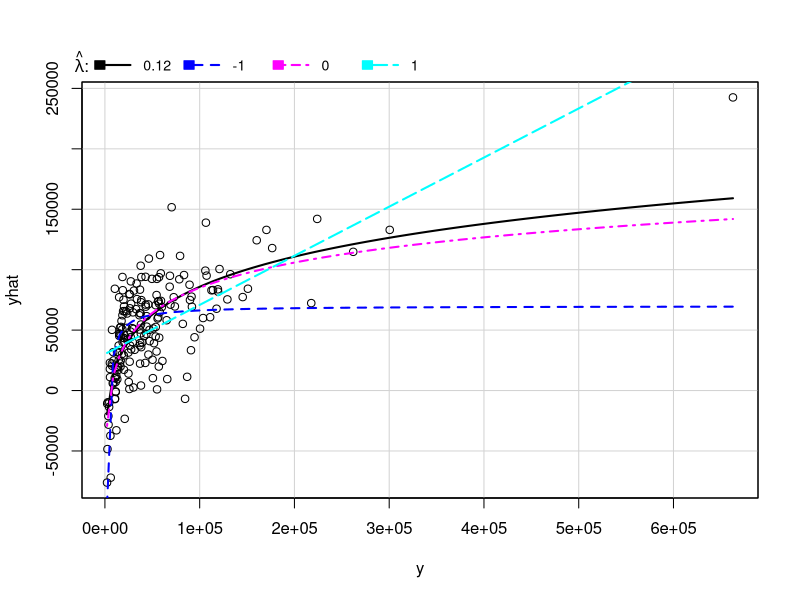
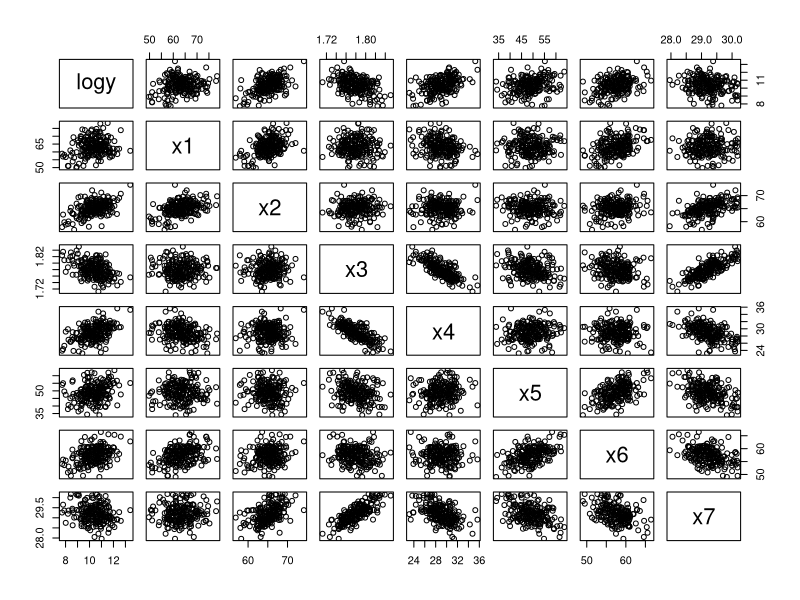
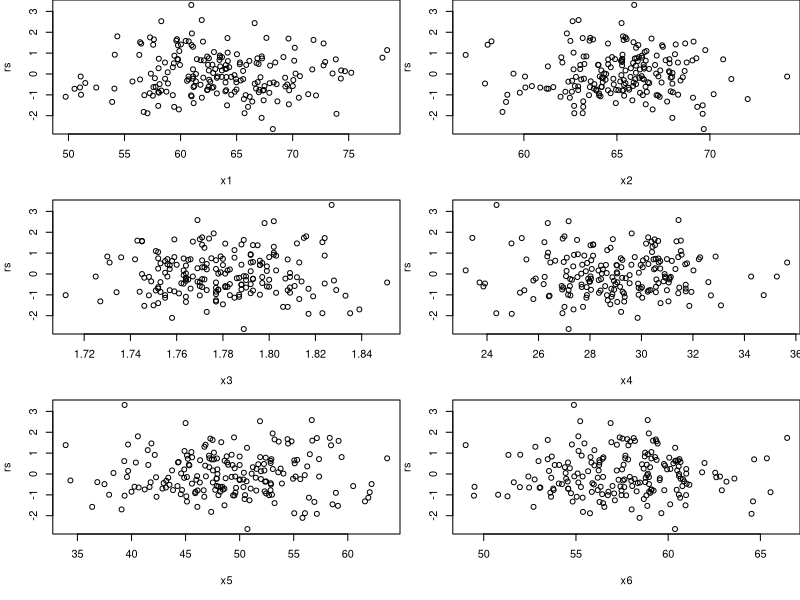
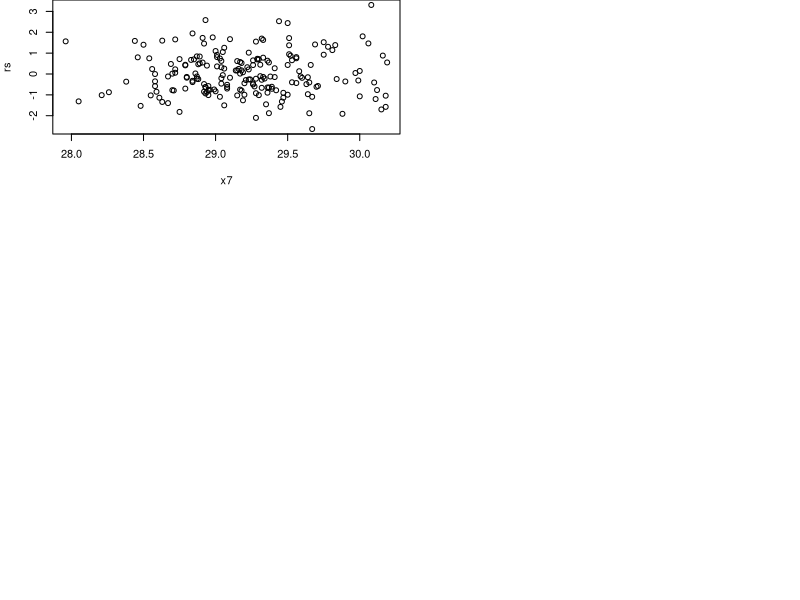
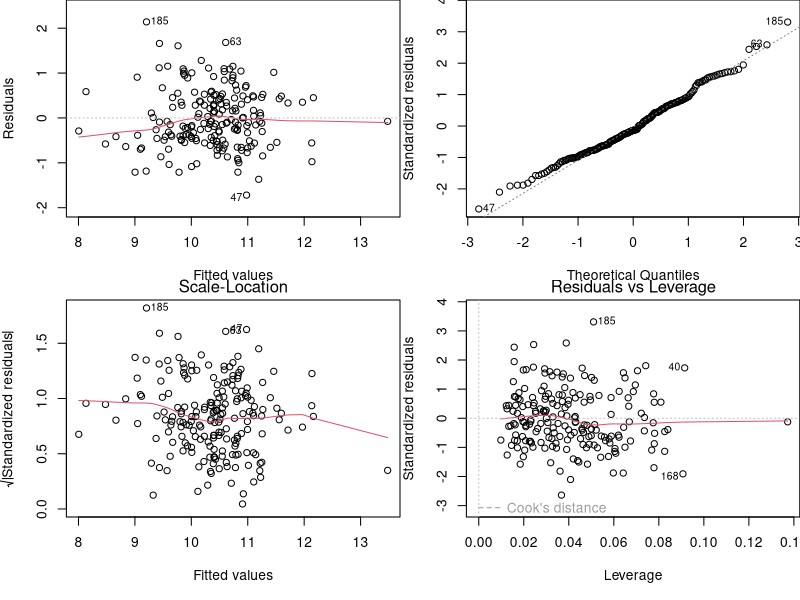

Reproduce these figures in R, in order.
## ---- chunk 1
knitr::opts_chunk$set(echo = TRUE)
library(xtable)
options(xtable.comment = FALSE)
## ---- chunk 2
2*(7+1)/234
## ---- chunk 3
library(car)
d = read.csv("cars04.csv",header=TRUE)
attach(d)
tSuggestedRetailPrice <- log(SuggestedRetailPrice)
tEngineSize <- EngineSize^0.25
tCylinders <- log(Cylinders)
tHorsepower <- log(Horsepower)
tHighwayMPG <- 1/HighwayMPG
tWheelBase <- log(WheelBase)
FullModel <- lm(tSuggestedRetailPrice~tEngineSize+tCylinders
+tHorsepower+tHighwayMPG+Weight+tWheelBase+Hybrid)
summary(FullModel)

ReducedModel <- lm(tSuggestedRetailPrice~tEngineSize+
tCylinders+tHorsepower+Weight+Hybrid)
summary(ReducedModel)

#I also tried this method but I got the same output as above
#d = cbind(basicPower(d[-8],c(0,0.25,0,0,-1,1,0)),d$Hybrid)
#lm(d$`log(SuggestedRetailPrice)`~.,d)
## ---- chunk 4
# Manual partial F-test
SSE_F = sum(FullModel$residuals^2)
SSE_R = sum(ReducedModel$residuals^2)
df_F = FullModel$df.residual
df_R = ReducedModel$df.residual
F_stat = ((SSE_R - SSE_F)/(df_R-df_F))/(SSE_F/df_F)

F_stat
print("p-value = ")
pf(F_stat,df_R-df_F,df_F,lower.tail = FALSE)
# Easy partial F-test
anova(ReducedModel,FullModel)
## ---- chunk 5
brand = as.character(regmatches(d$Vehicle.Name,gregexpr("^[^ ]*",d$Vehicle.Name)))

NewModel <- lm(tSuggestedRetailPrice~tEngineSize+
tCylinders+tHorsepower+Weight+Hybrid+brand)
summary(NewModel)
## ---- chunk 6
d = read.csv("pgatour2006.csv")
y = d$PrizeMoney
x1 = d$DrivingAccuracy
x2 = d$GIR
x3 = d$PuttingAverage
x4 = d$BirdieConversion
x5 = d$SandSaves
x6 = d$Scrambling
x7 = d$PuttsPerRound
## ---- chunk 7
ap1 = summary(powerTransform(cbind(x1,x2,x3,x4,x5,x6,x7)~1,data=d))
xtable(ap1$result)
xtable(ap1$tests)
## ---- chunk 8
invResPlot(lm(y~x1+x2+x3+x4+x5+x6+x7))
## ---- chunk 9
logy = log(y)
FullModel = lm(logy~x1+x2+x3+x4+x5+x6+x7)

pairs(cbind(logy,x1,x2,x3,x4,x5,x6,x7))

rs = rstandard(FullModel)

shapiro.test(rs)

par(mfrow=c(3,2),mar=c(5,4,0,0))
plot(x1,rs)
plot(x2,rs)
plot(x3,rs)
plot(x4,rs)
plot(x5,rs)
plot(x6,rs)
## ---- chunk 10
plot(x7,rs)

par(mfrow=c(2,2),mar=c(5,4,0,0))
plot(FullModel)
## ---- chunk 11
n = length(x1)
p = 7
ts = 2*(p+1)/n
ts
print('bad leverage points')
d2 = d[c(1,2)]
d2$ABS_SRES = abs(rstandard(FullModel))
d2$ABS_leverage = abs(hatvalues(FullModel))

xtable(d2[((abs(hatvalues(FullModel))>=ts) &
(abs(rstandard(FullModel))>=2)),])
## ---- chunk 12
xtable(d2[(abs(hatvalues(FullModel))>=ts),],caption = "'leverage points'")
## ---- chunk 13
xtable(d2[(abs(rstandard(FullModel))>=2),],caption = "outliers")

